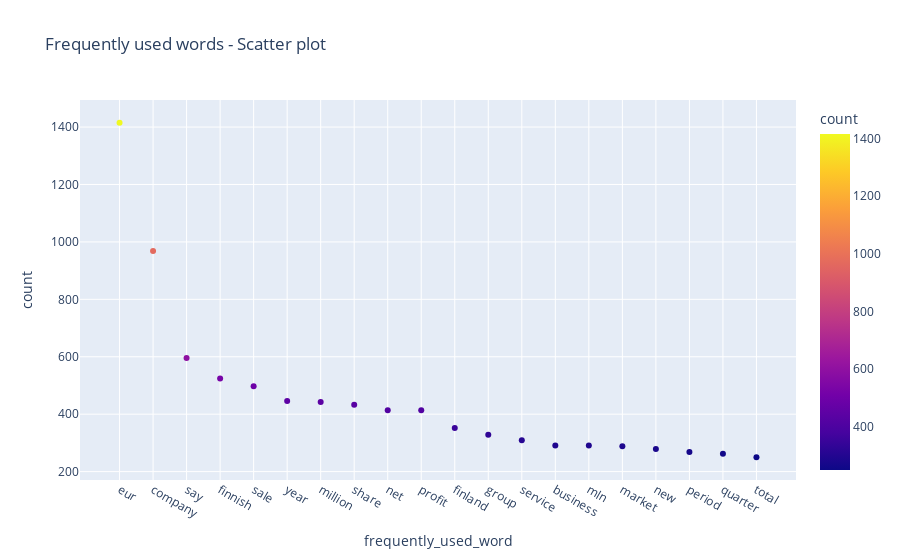

The code cell stored with this chart in its notebook:
### Code cell
fig = px.scatter(freq_word_df, x="frequently_used_word", y="count", color="count", title = 'Frequently used words - Scatter plot')
fig.show()

### Figure 1 — Plotly figure (JSON) as saved in the notebook; plotly's stock layout.template omitted (floating-point values rounded to 4 significant figures)
{"data": [{"hovertemplate": "frequently_used_word=%{x}<br>count=%{marker.color}<extra></extra>", "legendgroup": "", "marker": {"color": [1415, 968, 596, 524, 497, 446, 442, 433, 414, 414, 352, 328, 309, 291, 291, 288, 279, 268, 262, 250], "coloraxis": "coloraxis", "symbol": "circle"}, "mode": "markers", "name": "", "orientation": "v", "showlegend": false, "type": "scatter", "x": ["eur", "company", "say", "finnish", "sale", "year", "million", "share", "net", "profit", "finland", "group", "service", "business", "mln", "market", "new", "period", "quarter", "total"], "xaxis": "x", "y": [1415, 968, 596, 524, 497, 446, 442, 433, 414, 414, 352, 328, 309, 291, 291, 288, 279, 268, 262, 250], "yaxis": "y"}], "layout": {"coloraxis": {"colorbar": {"title": {"text": "count"}}, "colorscale": [[0, "#0d0887"], [0.1111, "#46039f"], [0.2222, "#7201a8"], [0.3333, "#9c179e"], [0.4444, "#bd3786"], [0.5556, "#d8576b"], [0.6667, "#ed7953"], [0.7778, "#fb9f3a"], [0.8889, "#fdca26"], [1, "#f0f921"]]}, "legend": {"tracegroupgap": 0}, "title": {"text": "Frequently used words - Scatter plot"}, "xaxis": {"anchor": "y", "domain": [0, 1], "title": {"text": "frequently_used_word"}}, "yaxis": {"anchor": "x", "domain": [0, 1], "title": {"text": "count"}}}}
